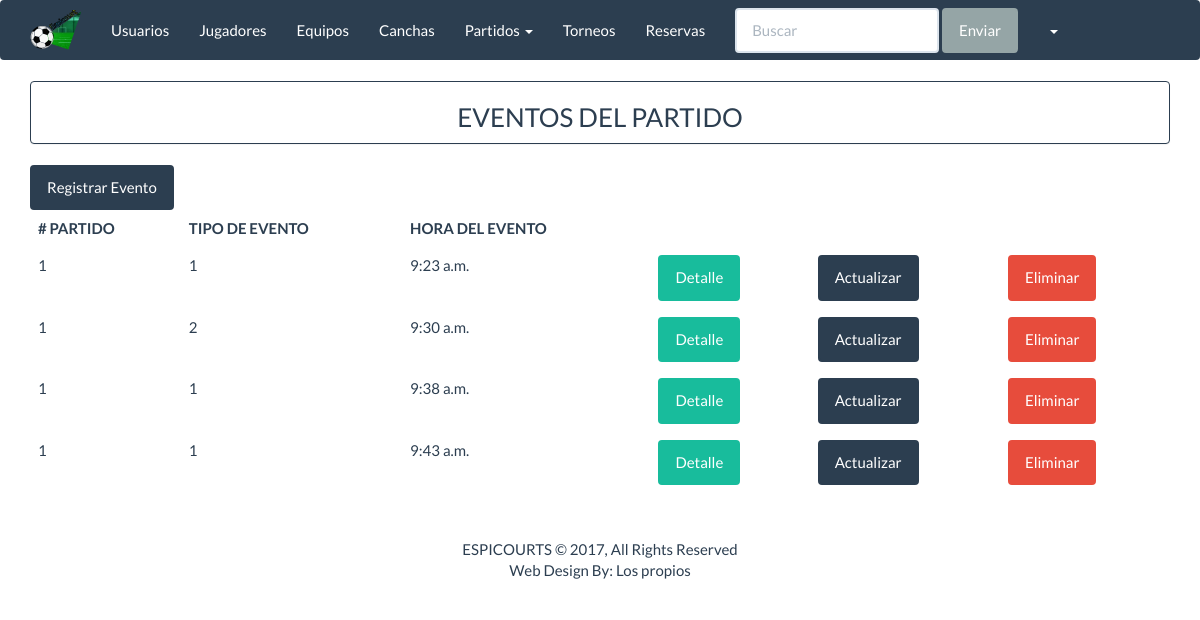
Page /espicourts/eventos_listar on the committed database.
### apps/inicio/models.py (models this page shows, shortened)
class EventoPartido(models.Model):
    partido=models.ForeignKey(Partido)
    eventos=((1,'Marcacion del gol'),(2,'Falta'),(3,'Tarjeta amarilla'),
             (4,'Tarjeta azul'),(5,'Tarjeta roja'),(6,'Cambio de jugador'))
    tipo_evento=models.SmallIntegerField(choices=eventos)
    hora_evento=models.TimeField()
    jugador=models.ForeignKey(User)
    class Meta:
        db_table='eventos_partido'

class Partido(models.Model):
    fecha_partido=models.DateField()
    hora_inicio=models.TimeField()
    hora_fin = models.TimeField(null=True,blank=True)
    tipos=((1,'Amistoso'),)
    tipo_partido=models.SmallIntegerField(choices=tipos)
    resultado=models.CharField('Resultado',max_length=30,null=True,blank=True)
    estados = ((1, 'No iniciado'), (2, 'En proceso'), (3, 'Finalizado'))
    estado_partido = models.SmallIntegerField(choices=estados)
    cancha=models.ForeignKey(Cancha)
    local=models.ForeignKey(Equipo,related_name='equipo_1',null=True)
    visitante=models.ForeignKey(Equipo,related_name='equipo_2',null=True)
    class Meta:
        db_table='partido'

### apps/inicio/views.py (the view)
class ListarEvento(ListView):
    model = EventoPartido
    template_name = "eventos_partido/evento_listar.html"
    context_object_name = "eventos"

### templates/eventos_partido/evento_listar.html (shortened to what this page needs)
{% extends 'base/base.html' %}
{% block  content%}
<div class="panel panel-primary" align="center">
    <h3>EVENTOS DEL PARTIDO</h3>
</div>
<a class="btn btn-primary " href="{% url 'espicourts:eventos_crear' %}" >Registrar Evento</a>
<div class="table-responsive">
    <table class="table table-hover">
        <thead>
            <tr>
                <th># PARTIDO</th>
                <th>TIPO DE EVENTO</th>
                <th>HORA DEL EVENTO</th>
            </tr>
        </thead>
        <tbody>
            {% for c in eventos%}
            <tr>
                <td>{{ c.partido.id }}</td>
                <td>{{ c.tipo_evento}}</td>
                <td>{{ c.hora_evento}}</td>
                <td>
                     <a href="{% url 'espicourts:evento_detalle' c.id %}" button class="btn btn-success"> Detalle</a>
                </td>
                <td>
                     <a href="{% url 'espicourts:eventos_actualizar' c.id %}" button class="btn btn-primary"> Actualizar</a>
                </td>
                <td>
                     <a href="{% url 'espicourts:eventos_eliminar' c.id %}" button class="btn btn-danger"> Eliminar</a>
                </td>
            </tr>
            {% endfor %}
        </tbody>
    </table>
</div>
{% endblock%}

### rows in the picture
EventoPartido: partido.id "1", tipo_evento "1", hora_evento "9:23 a.m."
EventoPartido: partido.id "1", tipo_evento "2", hora_evento "9:30 a.m."
EventoPartido: partido.id "1", tipo_evento "1", hora_evento "9:38 a.m."
EventoPartido: partido.id "1", tipo_evento "1", hora_evento "9:43 a.m."
